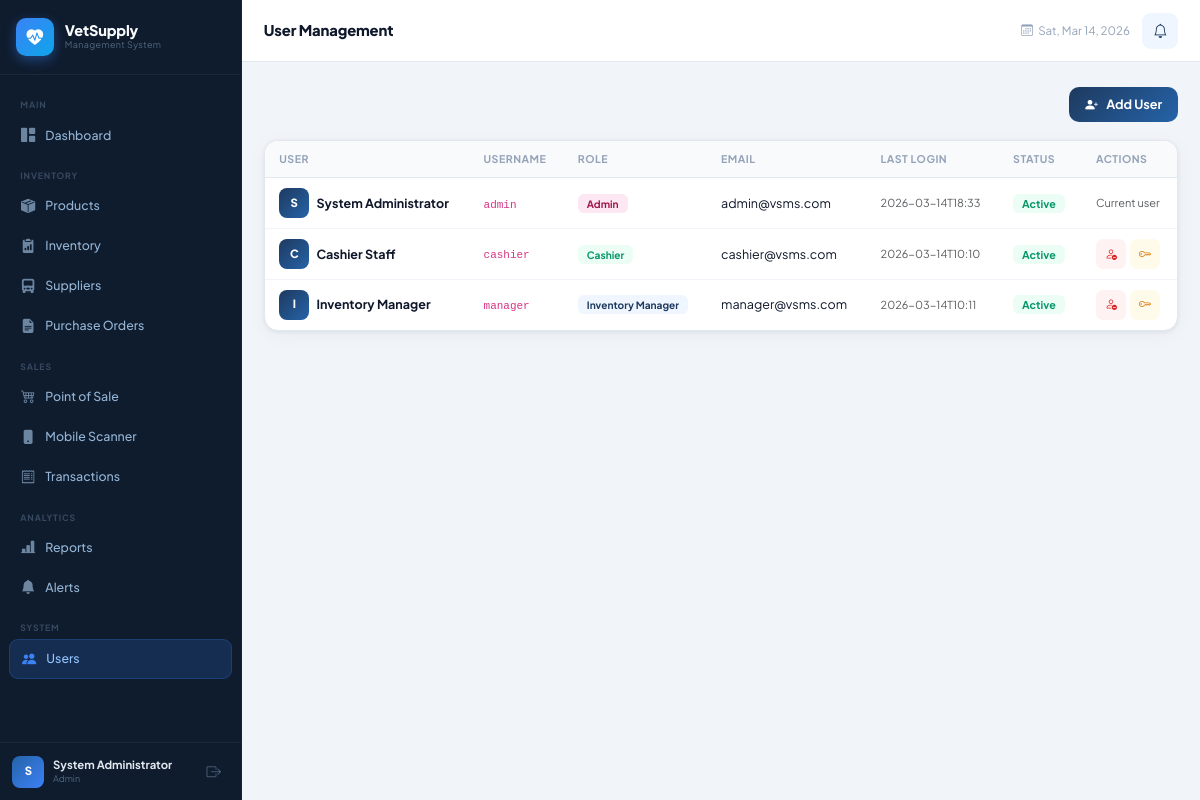
The page /users (signed in) on the database as committed earlier.
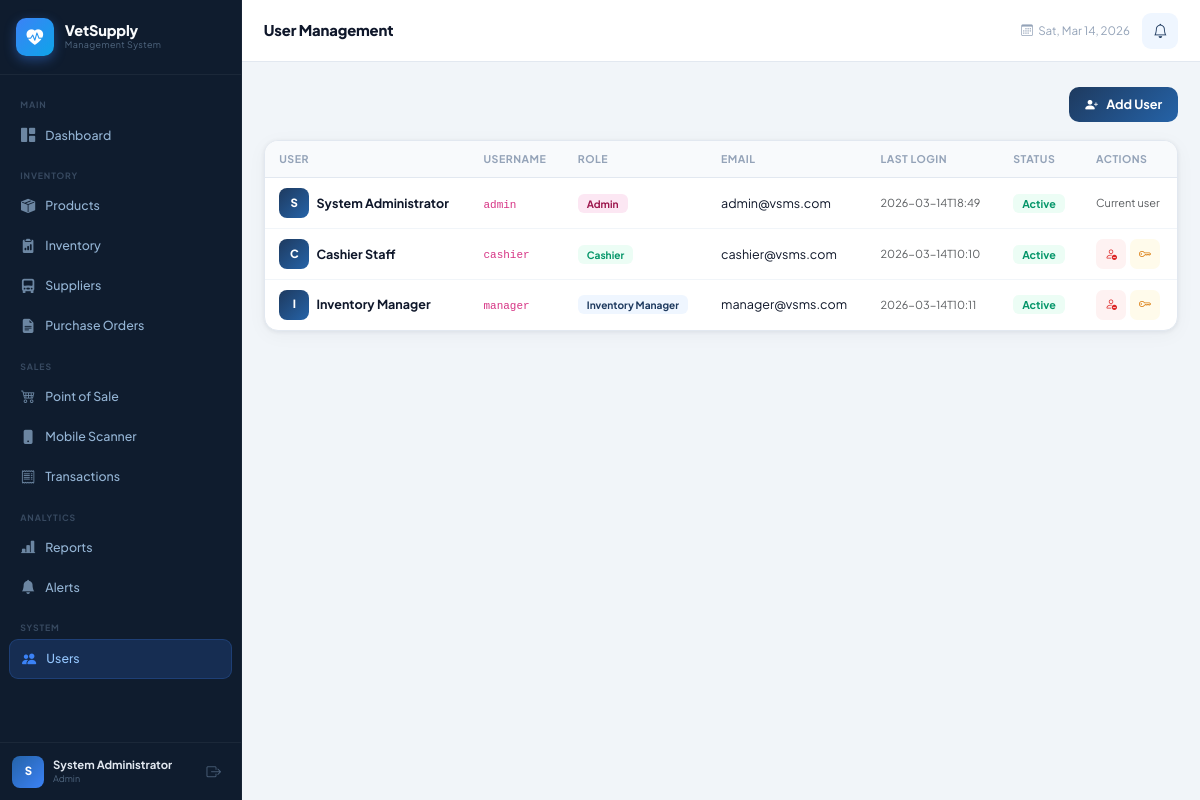
The same page on the database as committed later.
### tables this page shows
CREATE TABLE users (
            user_id INTEGER PRIMARY KEY AUTOINCREMENT,
            username TEXT UNIQUE NOT NULL,
            password TEXT NOT NULL,
            full_name TEXT NOT NULL,
            role TEXT NOT NULL CHECK(role IN ('admin','inventory_manager','cashier')),
            email TEXT,
            phone TEXT,
            is_active INTEGER DEFAULT 1,
            created_at TIMESTAMP DEFAULT CURRENT_TIMESTAMP,
            last_login TIMESTAMP
        );

### routes/alert_routes.py (the view)
@user_bp.route('/users')
@login_required
@admin_required
def index():
    conn = get_db()
    users = conn.execute("SELECT * FROM users ORDER BY role, full_name").fetchall()
    conn.close()
    return render_template('users.html', users=users)

### app.py (called while the page is built)
@app.context_processor
def inject_globals():
    return {'today': _date.today()}

### database/db.py (called while the page is built)
def get_db():
    os.makedirs(os.path.dirname(DB_PATH), exist_ok=True)
    conn = sqlite3.connect(DB_PATH)
    conn.row_factory = sqlite3.Row
    conn.execute("PRAGMA foreign_keys = ON")
    return conn

### routes/alert_routes.py (called while the page is built)
def login_required(f):
    @wraps(f)
    def decorated(*args, **kwargs):
        if 'user_id' not in session:
            return redirect(url_for('auth.login'))
        return f(*args, **kwargs)
    return decorated

def admin_required(f):
    @wraps(f)
    def decorated(*args, **kwargs):
        if session.get('role') != 'admin':
            flash('Admin access required.', 'danger')
            return redirect(url_for('dashboard.index'))
        return f(*args, **kwargs)
    return decorated

### templates/users.html (shortened to what this page needs)
{% extends "base.html" %}
{% block page_title %}User Management{% endblock %}
{% block content %}
<div class="page-actions-bar">
    <button class="btn-vsms btn-add" data-bs-toggle="modal" data-bs-target="#addUserModal">
        <i class="bi bi-person-plus-fill me-1"></i> Add User
    </button>
</div>
<div class="table-card">
    <div class="table-responsive">
        <table class="vsms-table">
            <thead>
                <tr><th>User</th><th>Username</th><th>Role</th><th>Email</th><th>Last Login</th><th>Status</th><th>Actions</th></tr>
            </thead>
            <tbody>
                {% for u in users %}
                <tr>
                    <td>
                        <div class="d-flex align-items-center gap-2">
                            <div class="user-avatar-sm">{{ u.full_name[0] | upper }}</div>
                            <strong>{{ u.full_name }}</strong>
                        </div>
                    </td>
                    <td><code>{{ u.username }}</code></td>
                    <td>
                        <span class="role-badge role-{{ u.role }}">
                            {{ u.role | replace('_', ' ') | title }}
                        </span>
                    </td>
                    <td>{{ u.email or '—' }}</td>
                    <td class="text-muted small">{{ u.last_login[:16] if u.last_login else 'Never' }}</td>
                    <td>
                        <span class="status-badge {{ 'status-success' if u.is_active else 'status-danger' }}">
                            {{ 'Active' if u.is_active else 'Inactive' }}
                        </span>
                    </td>
                    <td>
                        <div class="action-btns">
                            {% if u.user_id != session.user_id %}
                            <form method="POST" action="{{ url_for('users.toggle', uid=u.user_id) }}" class="d-inline">
                                <button type="submit" class="btn-icon {{ 'btn-delete' if u.is_active else 'btn-success-icon' }}" title="{{ 'Deactivate' if u.is_active else 'Activate' }}">
                                    <i class="bi bi-{{ 'person-dash' if u.is_active else 'person-check' }}"></i>
                                </button>
                            </form>
                            <button class="btn-icon btn-edit" onclick="openResetPw({{ u.user_id }}, '{{ u.full_name }}')" title="Reset Password">
                                <i class="bi bi-key"></i>
                            </button>
                            {% else %}
                            <span class="text-muted small">Current user</span>
                            {% endif %}
                        </div>
                    </td>
                </tr>
                {% endfor %}
            </tbody>
        </table>
    </div>
</div>
{% endblock %}

### templates/base.html (shortened to what this page needs)
<!DOCTYPE html>
<html lang="en">
<head>
    <link href="https://cdn.jsdelivr.net/npm/bootstrap@5.3.2/dist/css/bootstrap.min.css" rel="stylesheet">
    <link href="https://cdn.jsdelivr.net/npm/bootstrap-icons@1.11.3/font/bootstrap-icons.css" rel="stylesheet">
    <link href="{{ url_for('static', filename='css/style.css') }}" rel="stylesheet">
</head>
<body>
    <nav class="sidebar" id="sidebar">
        <div class="sidebar-header">
            <div class="brand-logo">
                <div class="brand-icon"><i class="bi bi-heart-pulse-fill"></i></div>
                <div class="brand-text">
                    <span class="brand-name">VetSupply</span>
                    <span class="brand-sub">Management System</span>
                </div>
            </div>
        </div>
        <div class="sidebar-nav">
            <div class="nav-section-label">Main</div>
            <a href="{{ url_for('dashboard.index') }}" class="nav-link {% if request.endpoint == 'dashboard.index' %}active{% endif %}">
                <i class="bi bi-grid-1x2-fill"></i><span>Dashboard</span>
            </a>
            {% if session.role in ['admin', 'inventory_manager'] %}
            <div class="nav-section-label">Inventory</div>
            <a href="{{ url_for('products.index') }}" class="nav-link {% if request.blueprint == 'products' %}active{% endif %}">
                <i class="bi bi-box-seam-fill"></i><span>Products</span>
            </a>
            <a href="{{ url_for('inventory.index') }}" class="nav-link {% if request.blueprint == 'inventory' %}active{% endif %}">
                <i class="bi bi-clipboard2-data-fill"></i><span>Inventory</span>
            </a>
            <a href="{{ url_for('suppliers.index') }}" class="nav-link {% if request.blueprint == 'suppliers' %}active{% endif %}">
                <i class="bi bi-truck-front-fill"></i><span>Suppliers</span>
            </a>
            <a href="{{ url_for('purchase_orders.index') }}" class="nav-link {% if request.blueprint == 'purchase_orders' %}active{% endif %}">
                <i class="bi bi-file-earmark-text-fill"></i><span>Purchase Orders
                </span>
            </a>
            {% endif %}
            <div class="nav-section-label">Sales</div>
            <a href="{{ url_for('pos.index') }}" class="nav-link {% if request.endpoint == 'pos.index' %}active{% endif %}">
                <i class="bi bi-cart4"></i><span>Point of Sale</span>
            </a>
            <a href="{{ url_for('pos.mobile_scan') }}" class="nav-link {% if request.endpoint == 'pos.mobile_scan' %}active{% endif %}">
                <i class="bi bi-phone-fill"></i><span>Mobile Scanner</span>
            </a>
            <a href="{{ url_for('pos.transactions') }}" class="nav-link {% if request.endpoint == 'pos.transactions' %}active{% endif %}">
                <i class="bi bi-receipt"></i><span>Transactions</span>
            </a>
            {% if session.role in ['admin', 'inventory_manager'] %}
            <div class="nav-section-label">Analytics</div>
            <a href="{{ url_for('reports.index') }}" class="nav-link {% if request.blueprint == 'reports' %}active{% endif %}">
                <i class="bi bi-bar-chart-line-fill"></i><span>Reports</span>
            </a>
            <a href="{{ url_for('alerts.index') }}" class="nav-link {% if request.blueprint == 'alerts' %}active{% endif %}">
                <i class="bi bi-bell-fill"></i><span>Alerts
                </span>
            </a>
            {% endif %}
            {% if session.role == 'admin' %}
            <div class="nav-section-label">System</div>
            <a href="{{ url_for('users.index') }}" class="nav-link {% if request.blueprint == 'users' %}active{% endif %}">
                <i class="bi bi-people-fill"></i><span>Users</span>
            </a>
            {% endif %}
        </div>
        <div class="sidebar-footer">
            <div class="user-info">
                <div class="user-avatar">{{ session.full_name[0] | upper }}</div>
                <div class="user-details">
                    <div class="user-name">{{ session.full_name }}</div>
                    <div class="user-role">{{ session.role | replace('_', ' ') | title }}</div>
                </div>
            </div>
            <a href="{{ url_for('auth.logout') }}" class="btn-logout" title="Logout">
                <i class="bi bi-box-arrow-right"></i>
            </a>
        </div>
    </nav>
    <div class="main-content" id="main-content">
        <header class="topbar">
            <div class="topbar-title">{% block page_title %}Dashboard{% endblock %}</div>
            <div class="topbar-actions">
                <div class="topbar-date">
                    <i class="bi bi-calendar3"></i>
                    <span id="currentDate"></span>
                </div>
                {% if session.role in ['admin', 'inventory_manager'] %}
                <a href="{{ url_for('alerts.index') }}" class="topbar-alert-btn" id="topbar-alert">
                    <i class="bi bi-bell"></i>
                </a>
                {% endif %}
            </div>
        </header>
        <div class="flash-container">
        </div>
        <div class="page-content">
            {% block content %}{% endblock %}
        </div>
    </div>
</body>
</html>

Rows that differ between the two databases and show on the page:
changed users "System Administrator": last_login "2026-03-14T18:33" → "2026-03-14T18:49"
